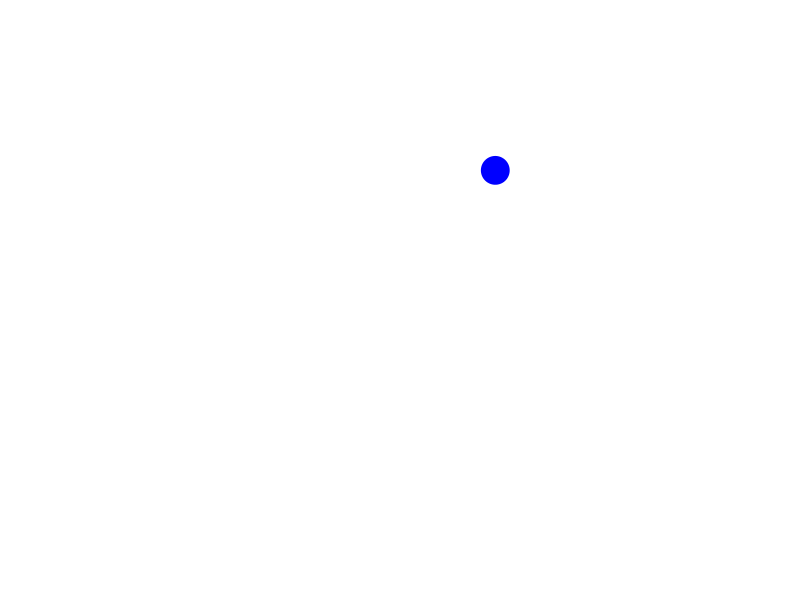

The R source for this figure: (Note: this script raises an error after producing the figure.)
###############################################################
#
#      Drawing Ishihara stimuli
#
###############################################################
# Karen Carleton Sept 14, 2018
# This program will draw Ishihara plots consisting of circles of different
# size and hue that are randomly placed on a background.  The first one or more points
# are the target spots and are different hues from the rest.  The targets are surrounded by
# background points that vary in luminance but which are all similar in hue.  The size, 
#position, and background color of each spot is determined by a random number generator.  
#As each point tries to be added, the program checks whether it will overlap with spots 
#that have already been placed.  
#
library(plotrix)
##############################################################
# Variables to enter
# Plot dimensions and size of edge boundary to keep targets towards the center
  plot_maxx<-25  #  max x dimension for plot
  plot_maxy<-20 #  max y dimension for plot 
  boundary_target<-5  # keeps target away from the edge
# max number of points to try - how long to run program to try to fill in white space
  number_points<-15000
# first_points is the number of bigger points to plot before adding the smaller ones to fill in
# SET this to determine how many points to be plotted in this first set which will be selected
# from the larger radius sizes Note: this includes size of very first point which is the unique target 
  first_points<-500
# range of possible spot radii
  radius<-c(0.2,0.3,0.35,0.4,0.45,0.5)  
  # Set minimum radius size for the set of first_points 
# if radii are 0.2, 0.3, 0.4 and 0.5 and if set this to 3 (the third one) then min radius is 0.4 
  min_size<-3   
# When it draws the circles it draws them with a border.  The border thickness sometimes makes
# the circles overlap.  This overlap_buffer builds in a bit more space between the circles.
  overlap_buffer<-0.02
# Target color(s) 
# The number of target colors determines the number of target spots. This (these) spot(s) 
# has (have) a unique color compared to the background spots. If there is just one value 
#  for R, G and B there will be one target.  More colors will produce more targets
  target_R<-c(0)  
  target_G<-c(0)
  target_B<-c(255)
#set background spots colors
  R<-c(50,75,100,125,150,175,200,225)   # this is where you set different possible background colors in RGB
  G<-c(50,75,100,125,150,175,200,225)   # the color for point 1 is R[1],G[1],B[1] etc
  B<-c(50,75,100,125,150,175,200,225)
# 
  ##########################################################
#
# Calculate some things
  number_radii<-length(radius)+1  #number of radii +1
  number_colors<-length(R)+1   #number of colors + 1
  rest_points<-number_points - first_points
# set up target colors
  number_targets<-length(target_R)  #number of targets
  target_color=matrix(nrow = number_targets)
  for (i in 1:number_targets) {
    target_r<-target_R[i]/255  # convert target RGB to plottable color
    target_g<-target_G[i]/255
    target_b<-target_B[i]/255
    target_color[i]<-rgb(target_r,target_g,target_b)
  }
#  
#define matrices
  current_radius<-matrix(nrow=number_points)   
  current_R<-matrix(nrow=number_points)
  current_G<-matrix(nrow=number_points)
  current_B<-matrix(nrow=number_points)
  current_color<-matrix(nrow=number_points)
  criteria<-matrix(nrow=number_points, ncol=number_points)
  test_overlap<-matrix(nrow=number_points)
  xhold<-matrix(nrow=number_points)
  yhold<-matrix(nrow=number_points)
  radhold<-matrix(nrow=number_points)
#random number generators for point positions
  x<-runif(number_points,0,plot_maxx)
  y<-runif(number_points,0,plot_maxy)
# recalc position of target(s) so it is (they are) away from edge based on value of boundary_target
  for (i in 1:number_targets) {
    x[i]<-runif(1,boundary_target, plot_maxx-boundary_target)
    y[i]<-runif(1,boundary_target, plot_maxy-boundary_target)
  }
# random number generator for radius and background color of each point
  radius_randA<-runif(first_points,min_size,number_radii)  # size of first_points are larger than the rest
  radius_randB<-runif(rest_points,1,number_radii)        # rest of points come from all sizes of radii
  radius_rand<-c(radius_randA,radius_randB)              # join two lists together
  bgd_rand<-runif(number_points,1,number_colors)         # randomly set color of each background point
# set up plot
  par(mar=c(0,0,0,0))  # set 0 margins to reduce white space
# set size of plot based on plot_maxx and plot_maxy; aspect ratio is 1 and no axes
  plot(x,y,xlim=c(0,plot_maxx), ylim=c(0,plot_maxy),asp=1,type="n", axes=FALSE)
# generate and plot target and then all the background points
# plot target = very first point
  k<-1
  for (m in 1:number_targets) {
    current_radius[m]<-radius[as.integer(radius_rand[m])]
    # set the border of the spots to be NULL so hopefully no overlap
    draw.circle(x[m],y[m],current_radius[m],border=target_color[m],col=target_color[m])
    xhold[k]<-x[m]   # the hold variables will be used to hold the points that have been plotted
    yhold[k]<-y[m]     # and future points will be compared to those locations to make sure they don't overlap
    radhold[m]<-current_radius[m]
    test_overlap[m]<-0
    k<-k+1
  }
for (i in k:number_points) {
  current_radius[i]<-radius[as.integer(radius_rand[i])]
  current_R[i]<-(R[as.integer(bgd_rand[i])])/255   # convert RGB to plottable color
  current_G[i]<-(G[as.integer(bgd_rand[i])])/255
  current_B[i]<-(B[as.integer(bgd_rand[i])])/255
  current_color[i]<-rgb(current_R[i],current_G[i],current_B[i])  
  test_overlap[i]<-0
  for (j in 1:(k-1)) {
    criteria[i,j]<-sqrt((x[i]-xhold[j])^2+(y[i]-yhold[j])^2)-((current_radius[i]+radhold[j])+overlap_buffer)  # distance between centers must be > sum of radii
    if (criteria[i,j]<0) {
      test_overlap[i]<-test_overlap[i]+1
     } # of if
  }   # of j
  if (test_overlap[i]==0) {      # if no overlap then plot circle
    draw.circle(x[i],y[i],current_radius[i],border=current_color[i],col=current_color[i])
    xhold[k]<-x[i]        # if draw circle add it to list to test for overlap
    yhold[k]<-y[i]
    radhold[k]<-current_radius[i]
    k<-k+1
      }  # of if
  }  # of i

#####  output data
#out_file1<-"Possible_spots.txt"
#out_file2<-"Actual_spots.txt"
#out_file3<-"Criteria.txt"
#out_file4<-"testoverlap.txt"
#data<-cbind(x,y,current_radius)
#datahold<-cbind(xhold,yhold,radhold)
#write.table(data, file=out_file1, sep="\t", quote= FALSE)
#write.table(datahold, file=out_file2, sep="\t", quote= FALSE)
#write.table(criteria, file=out_file3, sep="\t", quote= FALSE)
#write.table(test_overlap, file=out_file4, sep="\t", quote= FALSE)